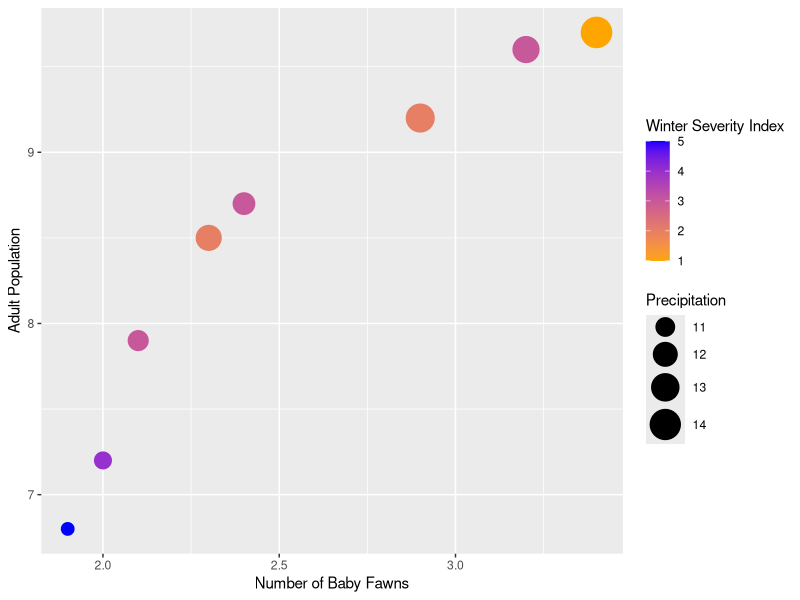
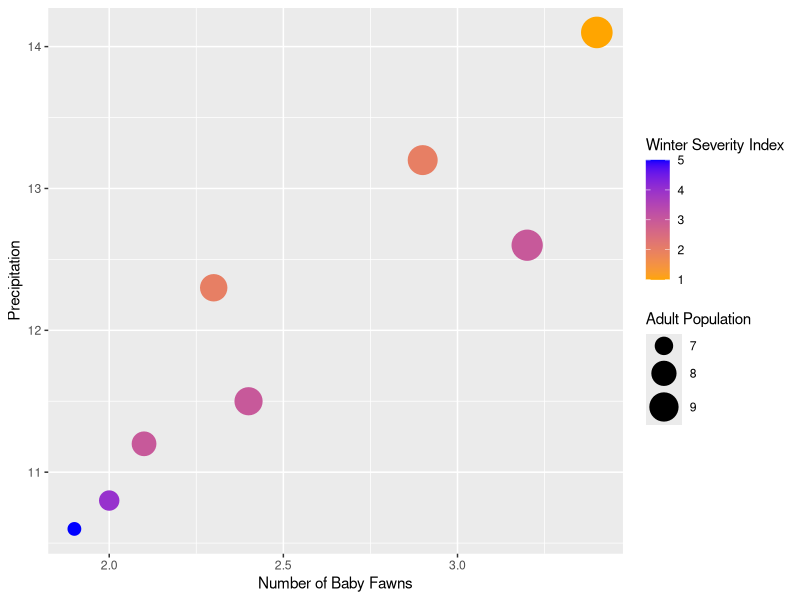
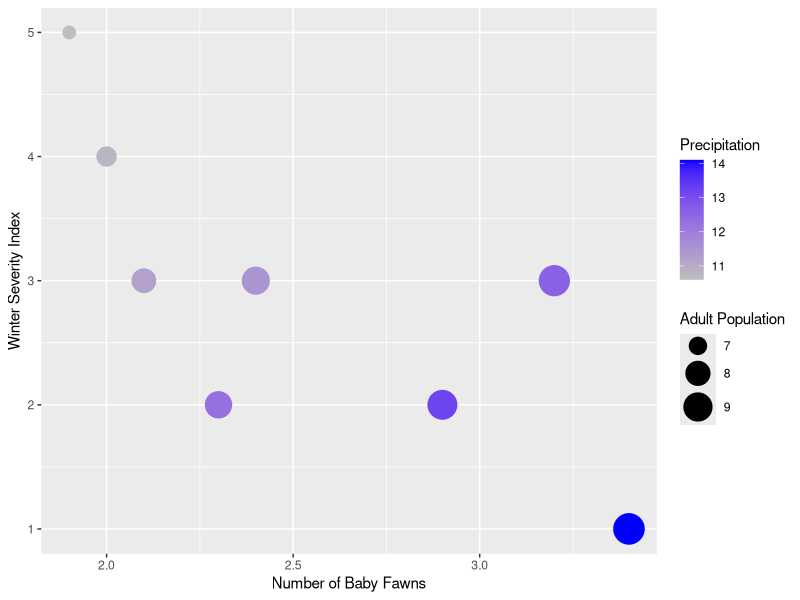

Write R code to recreate these figures, in order.
## ---- chunk 1
# Add your library below.

library(ggplot2)
library(readxl)

## ---- chunk 2
# No code necessary; Just review the data.
## ---- chunk 3
# Write your code below.
myDF<-as.data.frame(readxl::read_excel("./data/mlr01.xls"))
colnames(myDF) <- c("nFawn", "adultPop", "precip", "winter")

## ---- chunk 4
# Write your code below.
str(myDF)

## ---- chunk 5
# Write your code below.
ggplot(myDF, aes(x = nFawn, y = adultPop, size = precip, color = winter)) +
  geom_point() +
  scale_color_gradient(low = "orange", high = "blue") + #I like these colors, makes it look like a proper display of warmth
  scale_size(range = c(4,10)) +
  labs(x = "Number of Baby Fawns", y = "Adult Population", size = "Precipitation", color = "Winter Severity Index")

## ---- chunk 6
# Write your code below.
ggplot(myDF, aes(x = nFawn, y = precip, size = adultPop, color = winter)) +
  geom_point() +
  scale_color_gradient(low = "orange", high = "blue") +
  scale_size(range = c(4,10)) +
  labs(x = "Number of Baby Fawns", y = "Precipitation", size = "Adult Population", color = "Winter Severity Index")

## ---- chunk 7
# Write your code below.
ggplot(myDF, aes(x = nFawn, y = winter, size = adultPop, color = precip)) +
  geom_point() +
  scale_color_gradient(low = "grey", high = "blue") +
  scale_size(range = c(4,10)) +
  labs(x = "Number of Baby Fawns", y = "Winter Severity Index", size = "Adult Population", color = "Precipitation")

## ---- chunk 8
# Write your code below.
lm(nFawn ~ adultPop, data = myDF)
# The coefficient of adultPop is positive with a value of nearly 0.5. This means that for about every two adult deer, there is an increase of one fawn.
## ---- chunk 9
# Write your code below.
lm(nFawn ~ adultPop + winter, data = myDF)
# The winter coefficient implies that there is a positive relationship, but looking at the data brings me to a different conclusion. It seems as though only very severe winters have an impact, those with an index of 4 or more. You can see this easily on the scatter plot with winter severity as the y-axis. Even in an index 3 winter, there were lots of fawns due to a high adult population.

## ---- chunk 10
# Write your code below.
lm(nFawn ~ adultPop + winter + precip, data = myDF)
# Precipitation has a strong, direct positive correlation much like adult population, which is also backed up by the scatter plots. When these values were the y-axes, the chart trended consistently upwards, with a hiccup or two in precipitation.

